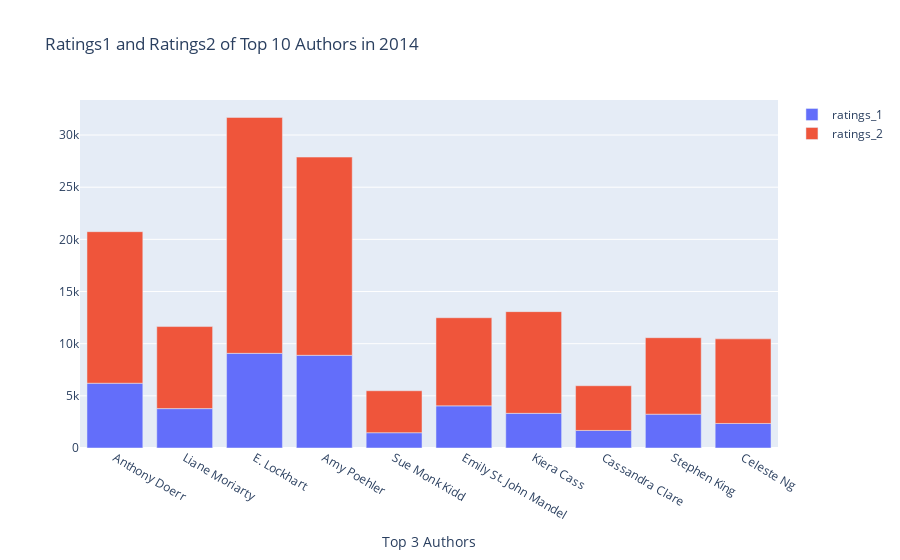

The code cell stored with this chart in its notebook:
### Code cell
df = books[books.original_publication_year == 2014].iloc[:10,:]

import plotly.graph_objs as go

x = df.authors
trace1 = {
  'x': x,
  'y': df.ratings_1,
  'name': 'ratings_1',
  'type': 'bar'
};
trace2 = {
  'x': x,
  'y': df.ratings_2,
  'name': 'ratings_2',
  'type': 'bar'
};
data = [trace1, trace2];
layout = {
  'xaxis': {'title': 'Top 3 Authors'},
  'barmode': 'relative',
  'title': 'Ratings1 and Ratings2 of Top 10 Authors in 2014'
};
fig = go.Figure(data = data, layout = layout)
iplot(fig)

### Figure 1 — Plotly figure (JSON) as saved in the notebook; plotly's stock layout.template omitted (floating-point values rounded to 4 significant figures)
{"data": [{"name": "ratings_1", "x": ["Anthony Doerr", "Liane Moriarty", "E. Lockhart", "Amy Poehler", "Sue Monk Kidd", "Emily St. John Mandel", "Kiera Cass", "Cassandra Clare", "Stephen King", "Celeste Ng"], "y": [6209, 3775, 9074, 8886, 1466, 4039, 3322, 1683, 3242, 2352], "type": "bar"}, {"name": "ratings_2", "x": ["Anthony Doerr", "Liane Moriarty", "E. Lockhart", "Amy Poehler", "Sue Monk Kidd", "Emily St. John Mandel", "Kiera Cass", "Cassandra Clare", "Stephen King", "Celeste Ng"], "y": [14527, 7865, 22616, 19000, 4021, 8449, 9750, 4287, 7332, 8110], "type": "bar"}], "layout": {"barmode": "relative", "title": {"text": "Ratings1 and Ratings2 of Top 10 Authors in 2014"}, "xaxis": {"title": {"text": "Top 3 Authors"}}}}
